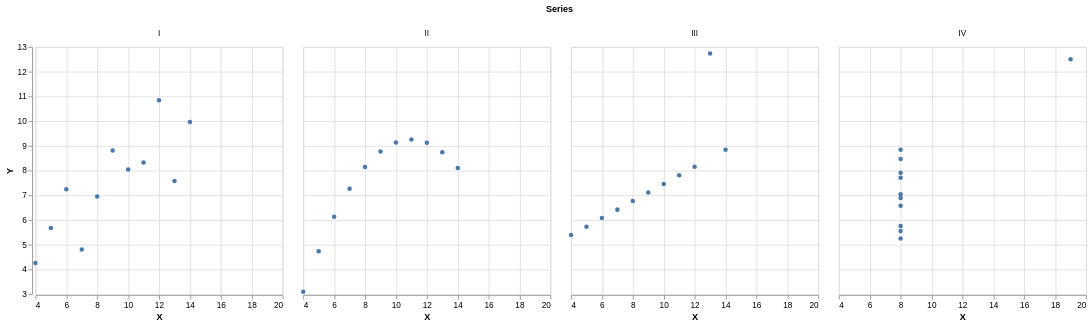

Here is the Vega-Lite specification saved for this chart:
### Vega-Lite specification from a JSON file in a GitHub repository (floating-point values rounded to 4 significant figures)
{"$schema": "https://vega.github.io/schema/vega-lite/v4.json", "description": "Anscombe's Quartet", "data": {"values": [{"Series": "I", "X": 10.0, "Y": 8.04}, {"Series": "I", "X": 8.0, "Y": 6.95}, {"Series": "I", "X": 13.0, "Y": 7.58}, {"Series": "I", "X": 9.0, "Y": 8.81}, {"Series": "I", "X": 11.0, "Y": 8.33}, {"Series": "I", "X": 14.0, "Y": 9.96}, {"Series": "I", "X": 6.0, "Y": 7.24}, {"Series": "I", "X": 4.0, "Y": 4.26}, {"Series": "I", "X": 12.0, "Y": 10.84}, {"Series": "I", "X": 7.0, "Y": 4.81}, {"Series": "I", "X": 5.0, "Y": 5.68}, {"Series": "II", "X": 10.0, "Y": 9.14}, {"Series": "II", "X": 8.0, "Y": 8.14}, {"Series": "II", "X": 13.0, "Y": 8.74}, {"Series": "II", "X": 9.0, "Y": 8.77}, {"Series": "II", "X": 11.0, "Y": 9.26}, {"Series": "II", "X": 14.0, "Y": 8.1}, {"Series": "II", "X": 6.0, "Y": 6.13}, {"Series": "II", "X": 4.0, "Y": 3.1}, {"Series": "II", "X": 12.0, "Y": 9.13}, {"Series": "II", "X": 7.0, "Y": 7.26}, {"Series": "II", "X": 5.0, "Y": 4.74}, {"Series": "III", "X": 10.0, "Y": 7.46}, {"Series": "III", "X": 8.0, "Y": 6.77}, {"Series": "III", "X": 13.0, "Y": 12.74}, {"Series": "III", "X": 9.0, "Y": 7.11}, {"Series": "III", "X": 11.0, "Y": 7.81}, {"Series": "III", "X": 14.0, "Y": 8.84}, {"Series": "III", "X": 6.0, "Y": 6.08}, {"Series": "III", "X": 4.0, "Y": 5.39}, {"Series": "III", "X": 12.0, "Y": 8.15}, {"Series": "III", "X": 7.0, "Y": 6.42}, {"Series": "III", "X": 5.0, "Y": 5.73}, {"Series": "IV", "X": 8.0, "Y": 6.58}, {"Series": "IV", "X": 8.0, "Y": 5.76}, {"Series": "IV", "X": 8.0, "Y": 7.71}, {"Series": "IV", "X": 8.0, "Y": 8.84}, {"Series": "IV", "X": 8.0, "Y": 8.47}, {"Series": "IV", "X": 8.0, "Y": 7.04}, {"Series": "IV", "X": 8.0, "Y": 5.25}, {"Series": "IV", "X": 19.0, "Y": 12.5}, {"Series": "IV", "X": 8.0, "Y": 5.56}, {"Series": "IV", "X": 8.0, "Y": 7.91}, {"Series": "IV", "X": 8.0, "Y": 6.89}]}, "mark": "circle", "encoding": {"column": {"field": "Series"}, "x": {"field": "X", "type": "quantitative", "scale": {"zero": false}}, "y": {"field": "Y", "type": "quantitative", "scale": {"zero": false}}, "opacity": {"value": 1}}}
